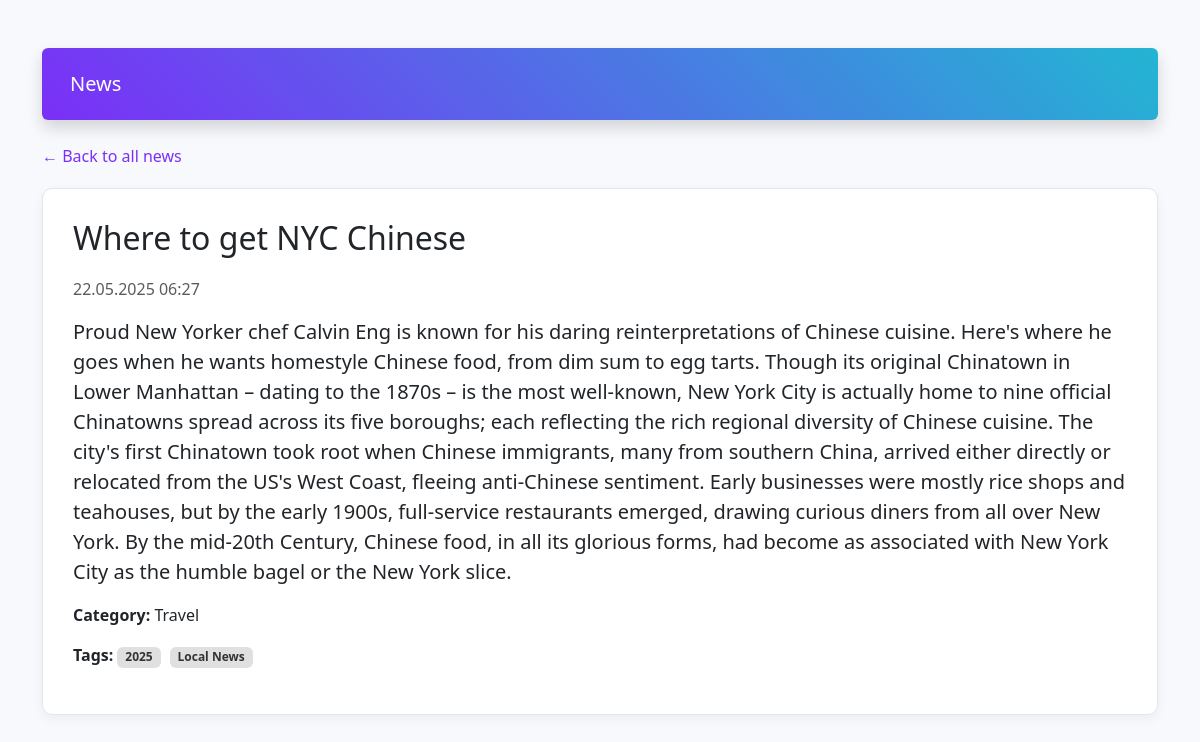
Screenshot of /api/user/html/where-to-get-nyc-chinese/ with the database file from the repository.
### admin_api/models.py (models this page shows, shortened)
class News(models.Model):
    title = models.CharField(max_length=25)
    content = models.TextField()
    slug = models.SlugField(unique=True, blank=True)
    author = models.ForeignKey(User,on_delete=models.PROTECT,related_name='news')
    created_at=models.DateTimeField(auto_now_add=True)
    updated_at=models.DateTimeField(auto_now=True)
    tags = models.ManyToManyField(Tag, related_name='news')
    category = models.ForeignKey(Category, on_delete=models.PROTECT, related_name='news')
    is_published =models.BooleanField(default=False)

class Category(models.Model):
    name = models.CharField(max_length=50, unique=True)
    slug = models.SlugField(unique=True)

class Tag(models.Model):
    name = models.CharField(max_length=50, unique=True)
    slug = models.SlugField(unique=True)

### user_api/views.py (the view)
# urls.py: path('html/<slug:slug>/', news_detail_view, name='news-detail-html'),
def news_detail_view(request, slug):
    news = get_object_or_404(News, slug=slug, is_published=True)
    return render(request, 'user_api/news_detail.html', {'news': news})

### user_api/templates/user_api/news_detail.html (shortened to what this page needs)
﻿{% load static %}
<!DOCTYPE html>
<html lang="ru">
<head>
    <link href="https://cdn.jsdelivr.net/npm/bootstrap@5.3.3/dist/css/bootstrap.min.css" rel="stylesheet">
</head>
<body class="container mt-4">
    <nav class="navbar navbar-expand-lg navbar-custom mb-4 rounded shadow p-3">
        <div class="container-fluid">
            <a class="navbar-brand" href="{% url 'news-html' %}">News</a>
        </div>
    </nav>
    <a href="{% url 'news-html' %}" class="back-link">← Back to all news</a>
    <div class="news-detail-card">
        <h1>{{ news.title }}</h1>
        <p class="text-muted">{{ news.created_at|date:"d.m.Y H:i" }}</p>
        <p class="lead">{{ news.content }}</p>
        <p><strong>Category:</strong> {{ news.category.name }}</p>
        <p>
            <strong>Tags:</strong>
            {% for tag in news.tags.all %}
            <span class="badge">{{ tag.name }}</span>
            {% empty %} <em>No</em> {% endfor %}
        </p>
    </div>
</body>
</html>

### user_api/templates/user_api/news_detail.html (style rules this page uses)
body { background-color: #f7f9fc; font-family: 'Segoe UI', sans-serif; }
.navbar-custom { background: linear-gradient(45deg, #7b2ff7, #23b5d3); color: white; }
.navbar-custom .navbar-brand, .navbar-custom .nav-link, .navbar-custom .btn, .navbar-custom a { color: white !important; }
.news-detail-card { background-color: #ffffff; border: 1px solid #e3e6f0; border-radius: 10px; padding: 30px; box-shadow: 0 4px 12px rgba(0, 0, 0, 0.05); }
.news-detail-card h1 { font-size: 2rem; margin-bottom: 20px; }
.news-detail-card .badge { background-color: #e0e0e0; color: #333; margin-right: 5px; }
.back-link { display: inline-block; margin-bottom: 20px; text-decoration: none; color: #7b2ff7; font-weight: 500; }

### rows the page displays
News: title "Where to get NYC Chinese", created_at "22.05.2025 06:27", content "Proud New Yorker chef Calvin Eng is known for his daring reinterpretations of Chinese cuisine. Here's where he goes when he wants homestyle Chinese food, from dim sum to egg tarts. Though its original Chinatown in Lower Manhattan – dating to the 1870s – is the most well-known, New York City is actually home to nine official Chinatowns spread across its five boroughs; each reflecting the rich regional diversity of Chinese cuisine. The city's first Chinatown took root when Chinese immigrants, many from southern China, arrived either directly or relocated from the US's West Coast, fleeing anti-Chinese sentiment. Early businesses were mostly rice shops and teahouses, but by the early 1900s,…", category.name "Travel"
Tag: name "2025"
Tag: name "Local News"
